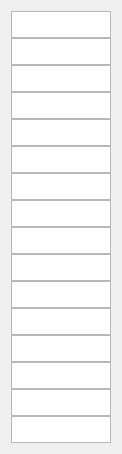
       <widget class="QWidget" name="layoutWidget">
        <property name="geometry">
         <rect>
          <x>11</x>
          <y>11</y>
          <width>102</width>
          <height>434</height>
         </rect>
        </property>
        <layout class="QVBoxLayout" name="verticalLayout_2">
         <property name="spacing">
          <number>0</number>
         </property>
         <property name="sizeConstraint">
          <enum>QLayout::SizeConstraint::SetDefaultConstraint</enum>
         </property>
         <item>
          <widget class="QPlainTextEdit" name="zakl_number">
           <property name="minimumSize">
            <size>
             <width>100</width>
             <height>27</height>
            </size>
           </property>
           <property name="maximumSize">
            <size>
             <width>100</width>
             <height>27</height>
            </size>
           </property>
           <property name="font">
            <font>
             <family>Times New Roman</family>
             <pointsize>10</pointsize>
            </font>
           </property>
           <property name="layoutDirection">
            <enum>Qt::LayoutDirection::LeftToRight</enum>
           </property>
           <property name="plainText">
            <string/>
           </property>
           <property name="overwriteMode">
            <bool>false</bool>
           </property>
           <property name="placeholderText">
            <string>Заключение №</string>
           </property>
          </widget>
         </item>
         <item>
          <widget class="QPlainTextEdit" name="reg_number">
           <property name="minimumSize">
            <size>
             <width>100</width>
             <height>27</height>
            </size>
           </property>
           <property name="maximumSize">
            <size>
             <width>100</width>
             <height>27</height>
            </size>
           </property>
           <property name="font">
            <font>
             <family>Times New Roman</family>
             <pointsize>10</pointsize>
            </font>
           </property>
           <property name="layoutDirection">
            <enum>Qt::LayoutDirection::LeftToRight</enum>
           </property>
           <property name="plainText">
            <string/>
           </property>
           <property name="overwriteMode">
            <bool>false</bool>
           </property>
           <property name="placeholderText">
            <string>Рег/уч №</string>
           </property>
          </widget>
         </item>
         <item>
          <widget class="QPlainTextEdit" name="gost">
           <property name="minimumSize">
            <size>
             <width>100</width>
             <height>27</height>
            </size>
           </property>
           <property name="maximumSize">
            <size>
             <width>100</width>
             <height>27</height>
            </size>
           </property>
           <property name="font">
            <font>
             <family>Times New Roman</family>
             <pointsize>10</pointsize>
            </font>
           </property>
           <property name="layoutDirection">
            <enum>Qt::LayoutDirection::LeftToRight</enum>
           </property>
           <property name="plainText">
            <string/>
           </property>
           <property name="overwriteMode">
            <bool>false</bool>
           </property>
           <property name="placeholderText">
            <string>ГОСТ №</string>
           </property>
          </widget>
         </item>
         <item>
          <widget class="QPlainTextEdit" name="g_vvod">
           <property name="minimumSize">
            <size>
             <width>100</width>
             <height>27</height>
            </size>
           </property>
           <property name="maximumSize">
            <size>
             <width>100</width>
             <height>27</height>
            </size>
           </property>
           <property name="font">
            <font>
             <family>Times New Roman</family>
             <pointsize>10</pointsize>
            </font>
           </property>
           <property name="layoutDirection">
            <enum>Qt::LayoutDirection::LeftToRight</enum>
           </property>
           <property name="plainText">
            <string/>
           </property>
           <property name="overwriteMode">
            <bool>false</bool>
           </property>
           <property name="placeholderText">
            <string>Ввод в экспл.</string>
           </property>
          </widget>
         </item>
         <item>
          <widget class="QPlainTextEdit" name="dataZakl">
           <property name="minimumSize">
            <size>
             <width>100</width>
             <height>27</height>
            </size>
           </property>
           <property name="maximumSize">
            <size>
             <width>100</width>
             <height>27</height>
            </size>
           </property>
           <property name="font">
            <font>
             <family>Times New Roman</family>
             <pointsize>10</pointsize>
            </font>
           </property>
           <property name="layoutDirection">
            <enum>Qt::LayoutDirection::LeftToRight</enum>
           </property>
           <property name="plainText">
            <string/>
           </property>
           <property name="overwriteMode">
            <bool>false</bool>
           </property>
           <property name="placeholderText">
            <string>Дата закл.</string>
           </property>
          </widget>
         </item>
         <item>
          <widget class="QPlainTextEdit" name="yearsOfExpluatation">
           <property name="minimumSize">
            <size>
             <width>100</width>
             <height>27</height>
            </size>
           </property>
           <property name="maximumSize">
            <size>
             <width>100</width>
             <height>27</height>
            </size>
           </property>
           <property name="font">
            <font>
             <family>Times New Roman</family>
             <pointsize>10</pointsize>
            </font>
           </property>
           <property name="layoutDirection">
            <enum>Qt::LayoutDirection::LeftToRight</enum>
           </property>
           <property name="plainText">
            <string/>
           </property>
           <property name="overwriteMode">
            <bool>false</bool>
           </property>
           <property name="placeholderText">
            <string>Срок экспл.</string>
           </property>
          </widget>
         </item>
         <item>
          <widget class="QPlainTextEdit" name="chertezh">
           <property name="minimumSize">
            <size>
             <width>100</width>
             <height>27</height>
            </size>
           </property>
           <property name="maximumSize">
            <size>
             <width>100</width>
             <height>27</height>
            </size>
           </property>
           <property name="font">
            <font>
             <family>Times New Roman</family>
             <pointsize>10</pointsize>
            </font>
           </property>
           <property name="layoutDirection">
            <enum>Qt::LayoutDirection::LeftToRight</enum>
           </property>
           <property name="plainText">
            <string/>
           </property>
           <property name="overwriteMode">
            <bool>false</bool>
           </property>
           <property name="placeholderText">
            <string>чертёж №</string>
           </property>
          </widget>
         </item>
         <item>
          <widget class="QPlainTextEdit" name="p_rasch">
           <property name="minimumSize">
            <size>
             <width>100</width>
             <height>27</height>
            </size>
           </property>
           <property name="maximumSize">
            <size>
             <width>100</width>
             <height>27</height>
            </size>
           </property>
           <property name="font">
            <font>
             <family>Times New Roman</family>
             <pointsize>10</pointsize>
            </font>
           </property>
           <property name="layoutDirection">
            <enum>Qt::LayoutDirection::LeftToRight</enum>
           </property>
           <property name="plainText">
            <string/>
           </property>
           <property name="overwriteMode">
            <bool>false</bool>
           </property>
           <property name="placeholderText">
            <string>Ррасч, кгс/см2</string>
           </property>
          </widget>
         </item>
         <item>
          <widget class="QPlainTextEdit" name="p_rab">
           <property name="minimumSize">
            <size>
             <width>100</width>
             <height>27</height>
            </size>
           </property>
           <property name="maximumSize">
            <size>
             <width>100</width>
             <height>27</height>
            </size>
           </property>
           <property name="font">
            <font>
             <family>Times New Roman</family>
             <pointsize>10</pointsize>
            </font>
           </property>
           <property name="layoutDirection">
            <enum>Qt::LayoutDirection::LeftToRight</enum>
           </property>
           <property name="plainText">
            <string/>
           </property>
           <property name="overwriteMode">
            <bool>false</bool>
           </property>
           <property name="placeholderText">
            <string>Рраб, кгс/см2</string>
           </property>
          </widget>
         </item>
         <item>
          <widget class="QPlainTextEdit" name="s_isp">
           <property name="minimumSize">
            <size>
             <width>100</width>
             <height>27</height>
            </size>
           </property>
           <property name="maximumSize">
            <size>
             <width>100</width>
             <height>27</height>
            </size>
           </property>
           <property name="font">
            <font>
             <family>Times New Roman</family>
             <pointsize>10</pointsize>
            </font>
           </property>
           <property name="layoutDirection">
            <enum>Qt::LayoutDirection::LeftToRight</enum>
           </property>
           <property name="plainText">
            <string/>
           </property>
           <property name="overwriteMode">
            <bool>false</bool>
           </property>
           <property name="placeholderText">
            <string>S-исп, мм</string>
           </property>
          </widget>
         </item>
         <item>
          <widget class="QPlainTextEdit" name="length">
           <property name="minimumSize">
            <size>
             <width>100</width>
             <height>27</height>
            </size>
           </property>
           <property name="maximumSize">
            <size>
             <width>100</width>
             <height>27</height>
            </size>
           </property>
           <property name="font">
            <font>
             <family>Times New Roman</family>
             <pointsize>10</pointsize>
            </font>
           </property>
           <property name="layoutDirection">
            <enum>Qt::LayoutDirection::LeftToRight</enum>
           </property>
           <property name="plainText">
            <string/>
           </property>
           <property name="overwriteMode">
            <bool>false</bool>
           </property>
           <property name="placeholderText">
            <string>Длина, мм</string>
           </property>
          </widget>
         </item>
         <item>
          <widget class="QPlainTextEdit" name="d_nar">
           <property name="minimumSize">
            <size>
             <width>100</width>
             <height>27</height>
            </size>
           </property>
           <property name="maximumSize">
            <size>
             <width>100</width>
             <height>27</height>
            </size>
           </property>
           <property name="font">
            <font>
             <family>Times New Roman</family>
             <pointsize>10</pointsize>
            </font>
           </property>
           <property name="layoutDirection">
            <enum>Qt::LayoutDirection::LeftToRight</enum>
           </property>
           <property name="plainText">
            <string/>
           </property>
           <property name="overwriteMode">
            <bool>false</bool>
           </property>
           <property name="placeholderText">
            <string>Dнар, мм</string>
           </property>
          </widget>
         </item>
         <item>
          <widget class="QPlainTextEdit" name="d_min">
           <property name="minimumSize">
            <size>
             <width>100</width>
             <height>27</height>
            </size>
           </property>
           <property name="maximumSize">
            <size>
             <width>100</width>
             <height>27</height>
            </size>
           </property>
           <property name="font">
            <font>
             <family>Times New Roman</family>
             <pointsize>10</pointsize>
            </font>
           </property>
           <property name="layoutDirection">
            <enum>Qt::LayoutDirection::LeftToRight</enum>
           </property>
           <property name="plainText">
            <string/>
           </property>
           <property name="overwriteMode">
            <bool>false</bool>
           </property>
           <property name="placeholderText">
            <string>Dmin, мм</string>
           </property>
          </widget>
         </item>
         <item>
          <widget class="QPlainTextEdit" name="d_max">
           <property name="minimumSize">
            <size>
             <width>100</width>
             <height>27</height>
            </size>
           </property>
           <property name="maximumSize">
            <size>
             <width>100</width>
             <height>27</height>
            </size>
           </property>
           <property name="font">
            <font>
             <family>Times New Roman</family>
             <pointsize>10</pointsize>
            </font>
           </property>
           <property name="layoutDirection">
            <enum>Qt::LayoutDirection::LeftToRight</enum>
           </property>
           <property name="plainText">
            <string/>
           </property>
           <property name="overwriteMode">
            <bool>false</bool>
           </property>
           <property name="placeholderText">
            <string>Dmax, мм</string>
           </property>
          </widget>
         </item>
         <item>
          <widget class="QPlainTextEdit" name="volume">
           <property name="minimumSize">
            <size>
             <width>100</width>
             <height>27</height>
            </size>
           </property>
           <property name="maximumSize">
            <size>
             <width>100</width>
             <height>27</height>
            </size>
           </property>
           <property name="font">
            <font>
             <family>Times New Roman</family>
             <pointsize>10</pointsize>
            </font>
           </property>
           <property name="layoutDirection">
            <enum>Qt::LayoutDirection::LeftToRight</enum>
           </property>
           <property name="plainText">
            <string/>
           </property>
           <property name="overwriteMode">
            <bool>false</bool>
           </property>
           <property name="placeholderText">
            <string>V-объём, л</string>
           </property>
          </widget>
         </item>
         <item>
          <widget class="QPlainTextEdit" name="volume_total">
           <property name="minimumSize">
            <size>
             <width>100</width>
             <height>27</height>
            </size>
           </property>
           <property name="maximumSize">
            <size>
             <width>100</width>
             <height>27</height>
            </size>
           </property>
           <property name="font">
            <font>
             <family>Times New Roman</family>
             <pointsize>10</pointsize>
            </font>
           </property>
           <property name="layoutDirection">
            <enum>Qt::LayoutDirection::LeftToRight</enum>
           </property>
           <property name="plainText">
            <string/>
           </property>
           <property name="overwriteMode">
            <bool>false</bool>
           </property>
           <property name="placeholderText">
            <string>V-объём сумм., л</string>
           </property>
          </widget>
         </item>
        </layout>
       </widget>
